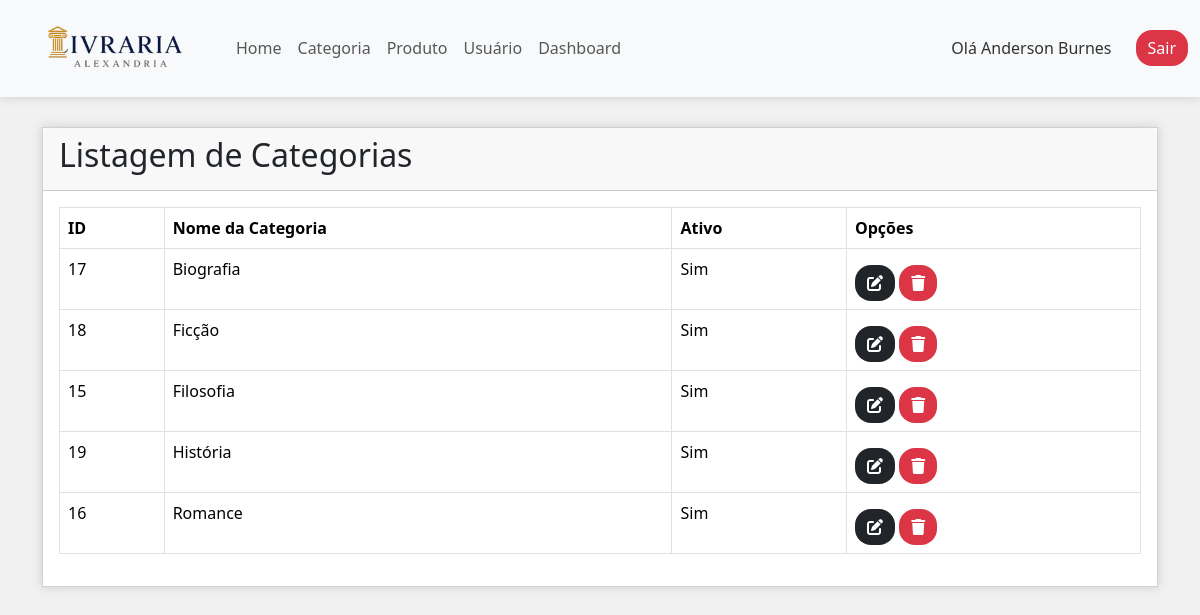
The app's page /public/categoria/listar (signed in) with its own data.
### tables this page shows
CREATE TABLE `categoria` (
  `id` int(11) NOT NULL,
  `descricao` varchar(30) NOT NULL,
  `ativo` enum('S','N') NOT NULL
);

### controllers/CategoriaController.php (called while the page is built, shortened)
<?php
    require "../models/Categoria.php";
    class CategoriaController {
        public function __construct()
        {
            $db = new Conexao();
            $pdo = $db->conectar();
            $this->categoria = new Categoria($pdo);
        }
        public function listar() {
            require "../views/categoria/listar.php";
        }
    }

### models/Categoria.php (called while the page is built, shortened)
<?php
    class Categoria {
        private $pdo;
        public function __construct($pdo) {
            $this->pdo = $pdo;
        }
        public function listar() {
            $sql = "select * from categoria order by descricao";
            $consulta = $this->pdo->prepare($sql);
            $consulta->execute();
            return $consulta->fetchAll(PDO::FETCH_OBJ);
        }
    }

### views/categoria/listar.php (the view, shortened to what this page needs)
<div class="container">
    <div class="card">
        <div class="card-header">
            <h2>Listagem de Categorias</h2>
        </div>
        <div class="card-body">
            <table class="table table-bordered table-stripe">
                <thead>
                    <tr>
                        <th>ID</th>
                        <th>Nome da Categoria</th>
                        <th>Ativo</th>
                        <th>Opções</th>
                    </tr>
                </thead>
                <tbody>
                    <?php
                        $dadosCategoria = $this->categoria->listar();
                        foreach($dadosCategoria as $dados) {
                            if ($dados->ativo == "S")
                                $status = "Sim";
                            else
                                $status = "Não";
                            ?>
                            <tr>
                                <td><?=$dados->id?></td>
                                <td><?=$dados->descricao?></td>
                                <td><?=$status?></td>
                                <td>
                                    <a href="categoria/index/<?=$dados->id?>" class="btn btn-dark mt-2 border-0 rounded-4"
                                    title="Editar">
                                    <i class="fas fa-edit"></i>
                                    </a>
                                    <a href="javascript:excluir(<?=$dados->id?>)" class="btn btn-danger mt-2 border-0 rounded-4"
                                    title="Excluir">
                                        <i class="fas fa-trash"></i>
                                    </a>
                                </td>
                            </tr>
                            <?php
                        }
                    ?>
                </tbody>
            </table>
        </div>
    </div>
</div>

### public/css/style.css (style rules this page uses)
body { background-color: #f1f1f1; color: #333; }
.form-control, .btn { border-radius: 0; }

### records on screen
categoria: id "17", descricao "Biografia", ativo "Sim"
categoria: id "18", descricao "Ficção", ativo "Sim"
categoria: id "15", descricao "Filosofia", ativo "Sim"
categoria: id "19", descricao "História", ativo "Sim"
categoria: id "16", descricao "Romance", ativo "Sim"

### other values on screen
$_SESSION["alexandria"]["nome"] "Anderson Burnes"
